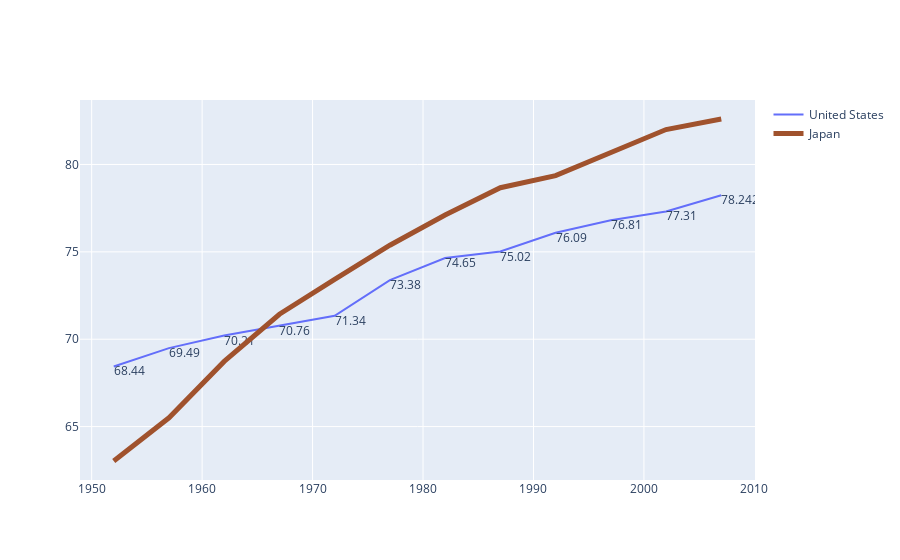

The notebook cell this image was saved under:
### Code cell
fig.add_trace(
    go.Scatter(
        x=df_[df_.country==country1].year,
        y=df_[df_.country==country1].lifeExp,
        name=country1,
        text=df_[df_.country==country1].lifeExp,
        mode= 'lines+text', 
        textposition='bottom right'
    )
)

fig.add_trace(
    go.Scatter(
        x=df_[df_.country==country2].year,
        y=df_[df_.country==country2].lifeExp,
        name=country2,
        mode='lines',
        line=dict(
            color='sienna',
            width=5
        )
    )
)


fig.show()

### Figure 1 — Plotly figure (JSON) as saved in the notebook; plotly's stock layout.template omitted (floating-point values rounded to 4 significant figures)
{"data": [{"mode": "lines+text", "name": "United States", "text": [68.44, 69.49, 70.21, 70.76, 71.34, 73.38, 74.65, 75.02, 76.09, 76.81, 77.31, 78.24], "textposition": "bottom right", "type": "scatter", "x": [1952, 1957, 1962, 1967, 1972, 1977, 1982, 1987, 1992, 1997, 2002, 2007], "y": [68.44, 69.49, 70.21, 70.76, 71.34, 73.38, 74.65, 75.02, 76.09, 76.81, 77.31, 78.24]}, {"line": {"color": "sienna", "width": 5}, "mode": "lines", "name": "Japan", "type": "scatter", "x": [1952, 1957, 1962, 1967, 1972, 1977, 1982, 1987, 1992, 1997, 2002, 2007], "y": [63.03, 65.5, 68.73, 71.43, 73.42, 75.38, 77.11, 78.67, 79.36, 80.69, 82, 82.6]}], "layout": {}}
